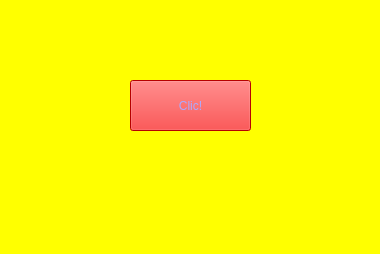
<?xml version="1.0" encoding="UTF-8"?>
<ui version="4.0">
 <class>MainWindow</class>
 <widget class="QMainWindow" name="MainWindow">
  <property name="geometry">
   <rect>
    <x>0</x>
    <y>0</y>
    <width>380</width>
    <height>254</height>
   </rect>
  </property>
  <property name="windowTitle">
   <string>MainWindow</string>
  </property>
  <property name="styleSheet">
   <string notr="true">color: rgb(186, 106, 255);
background-color: rgb(255, 255, 0);</string>
  </property>
  <widget class="QWidget" name="centralwidget">
   <widget class="QPushButton" name="btnsaludar">
    <property name="geometry">
     <rect>
      <x>130</x>
      <y>80</y>
      <width>121</width>
      <height>51</height>
     </rect>
    </property>
    <property name="styleSheet">
     <string notr="true">color: rgb(85, 255, 255);
background-color: rgb(255, 0, 0);
selection-background-color: rgb(170, 170, 255);
color: rgb(170, 170, 255);</string>
    </property>
    <property name="text">
     <string>Clic!</string>
    </property>
   </widget>
  </widget>
  <widget class="QMenuBar" name="menubar">
   <property name="geometry">
    <rect>
     <x>0</x>
     <y>0</y>
     <width>380</width>
     <height>18</height>
    </rect>
   </property>
  </widget>
  <widget class="QStatusBar" name="statusbar"/>
 </widget>
 <resources/>
 <connections/>
</ui>
